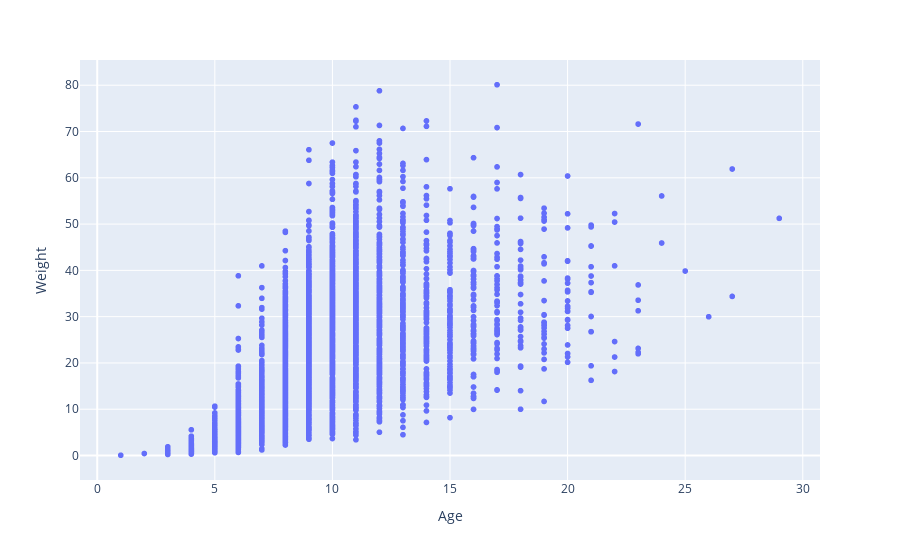

Notebook source saved alongside this figure:
### Markdown cell above
Crab height doesn't increase reciprocal to the age. We have crabs age 29 having a height of 0.5

### Code cell
px.scatter(crab_df,x=crab_df['Age'],y=crab_df['Weight'])

### Figure 1 — Plotly figure (JSON) as saved in the notebook; plotly's stock layout.template omitted (floating-point values rounded to 4 significant figures; data arrays with more than 128 entries replaced by an {"elided": "..."} marker saying what was removed)
{"data": [{"hovertemplate": "Age=%{x}<br>Weight=%{y}<extra></extra>", "legendgroup": "", "marker": {"color": "#636efa", "symbol": "circle"}, "mode": "markers", "name": "", "showlegend": false, "type": "scattergl", "x": {"elided": "3893 int values"}, "xaxis": "x", "y": {"elided": "3893 float values"}, "yaxis": "y"}], "layout": {"legend": {"tracegroupgap": 0}, "margin": {"t": 60}, "xaxis": {"anchor": "y", "domain": [0, 1], "title": {"text": "Age"}}, "yaxis": {"anchor": "x", "domain": [0, 1], "title": {"text": "Weight"}}}}
